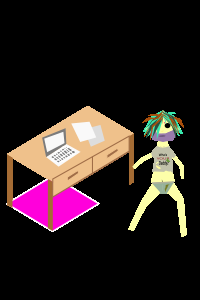
#> input picture assets/animations/CRAWL-under-DESK/CRAWL-UNDER-desk 6_00004.png, 200 x 300 px; its folder holds 4 pictures in this run
$ python spritesheet.py CRAWL-under-DESK
#> lines starting #> are read from the running program, lines starting #| are printed output that depends on the picture

import os
import sys
import cv2
import numpy as np

folder = sys.argv[1]
print(folder)

files = os.listdir(folder)
files.sort()
print(files)
images = []
for f in files[2::2]:
   if folder == "CRAWL-under-DESK/" :
       images.append(cv2.imread(folder + "/" + f, cv2.IMREAD_UNCHANGED))

       images[-1] = images[-1][100:-20, :-20]
       print(images[-1].shape)

       images[-1] = cv2.resize(images[-1], (128, 128))
       cv2.imshow("k", images[-1])
       print(images[-1].shape)
       cv2.waitKey(30)
   else:
       if(folder != "hide-wardrobe-anim"):
           #print(f)
           images.append(cv2.imread(folder + "/" + f, cv2.IMREAD_UNCHANGED))

           images[-1] = images[-1][:, 55:-55][77:-43]
           print(images[-1].shape)
#| (180, 90, 4)

           images[-1] = cv2.resize(images[-1], (64, 128))
           #cv2.imshow("k", images[-1])
           #print(images[-1].shape)
           cv2.waitKey(30)
       else:
           images.append(cv2.imread(folder + "/" + f, cv2.IMREAD_UNCHANGED))

           images[-1] = images[-1][:, :-55][77:-43]
           images[-1] = np.concatenate([np.zeros((180, 180 - 145, 4), dtype=images[-1].dtype), images[-1]], 1)
           print(images[-1].shape)
           images[-1] = cv2.resize(images[-1], (128, 128))
           cv2.imshow("k", images[-1])
           print(images[-1].shape)
           cv2.waitKey(80000)
print(len(images))
#| 1
x = np.concatenate(images, axis=1)
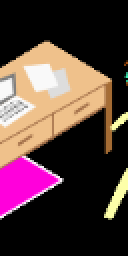
#> x: shape (128, 64, 4) (shown 2 times larger); mean of channels 0, 1, 2, 3 60.2, 60.5, 85.6, 89.5; drawn as B, G, R
cv2.imshow("k", x)
cv2.waitKey(30043)
cv2.imwrite(folder[:-2] + "sheet.png", x)
print(x.shape)
#| (128, 64, 4)
